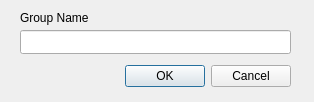
<?xml version="1.0" encoding="UTF-8"?>
<ui version="4.0">
 <class>NewGroupDialog</class>
 <widget class="QDialog" name="NewGroupDialog">
  <property name="geometry">
   <rect>
    <x>0</x>
    <y>0</y>
    <width>314</width>
    <height>102</height>
   </rect>
  </property>
  <property name="contextMenuPolicy">
   <enum>Qt::NoContextMenu</enum>
  </property>
  <property name="windowTitle">
   <string>Dialog</string>
  </property>
  <widget class="QDialogButtonBox" name="buttonBox">
   <property name="geometry">
    <rect>
     <x>-50</x>
     <y>60</y>
     <width>341</width>
     <height>32</height>
    </rect>
   </property>
   <property name="orientation">
    <enum>Qt::Horizontal</enum>
   </property>
   <property name="standardButtons">
    <set>QDialogButtonBox::Cancel|QDialogButtonBox::Ok</set>
   </property>
  </widget>
  <widget class="QLabel" name="label">
   <property name="geometry">
    <rect>
     <x>20</x>
     <y>10</y>
     <width>91</width>
     <height>16</height>
    </rect>
   </property>
   <property name="text">
    <string>Group Name</string>
   </property>
  </widget>
  <widget class="QLineEdit" name="lineEdit">
   <property name="geometry">
    <rect>
     <x>20</x>
     <y>30</y>
     <width>271</width>
     <height>24</height>
    </rect>
   </property>
  </widget>
 </widget>
 <resources/>
 <connections>
  <connection>
   <sender>buttonBox</sender>
   <signal>accepted()</signal>
   <receiver>NewGroupDialog</receiver>
   <slot>accept()</slot>
   <hints>
    <hint type="sourcelabel">
     <x>248</x>
     <y>254</y>
    </hint>
    <hint type="destinationlabel">
     <x>157</x>
     <y>274</y>
    </hint>
   </hints>
  </connection>
  <connection>
   <sender>buttonBox</sender>
   <signal>rejected()</signal>
   <receiver>NewGroupDialog</receiver>
   <slot>reject()</slot>
   <hints>
    <hint type="sourcelabel">
     <x>316</x>
     <y>260</y>
    </hint>
    <hint type="destinationlabel">
     <x>286</x>
     <y>274</y>
    </hint>
   </hints>
  </connection>
 </connections>
</ui>
